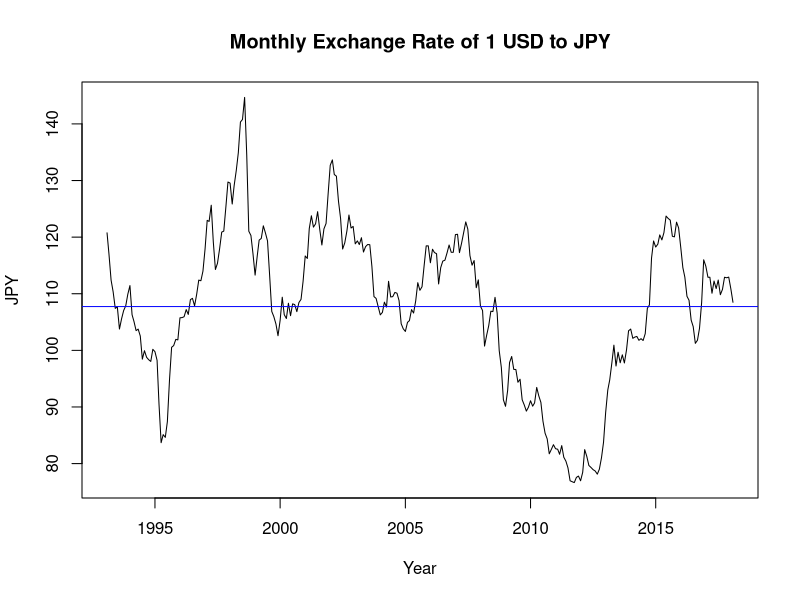
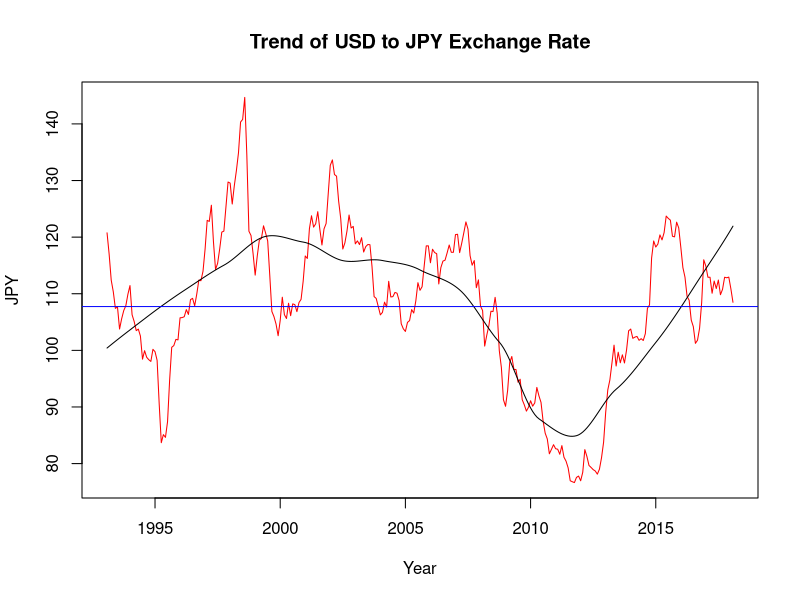
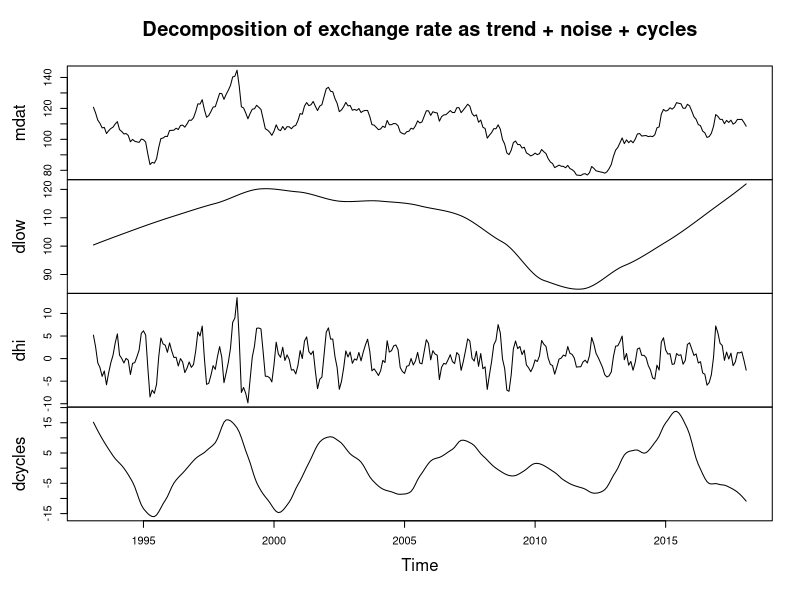
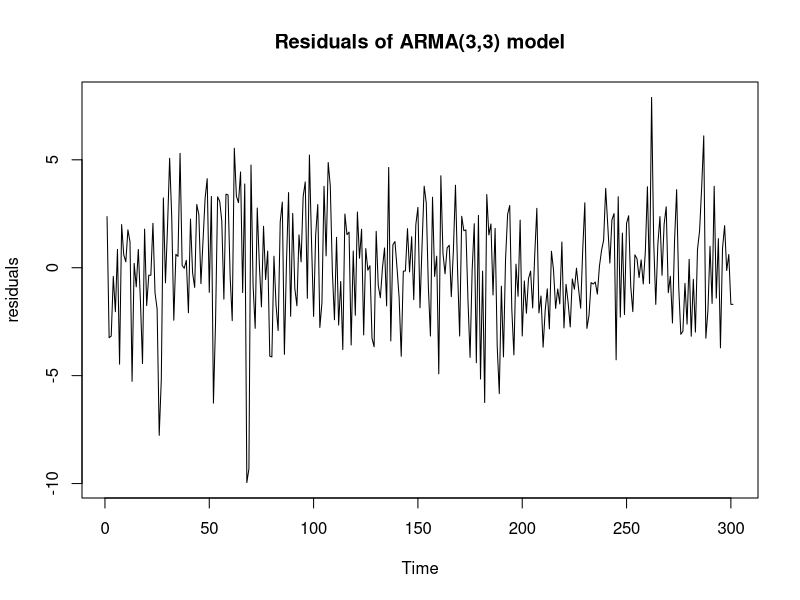
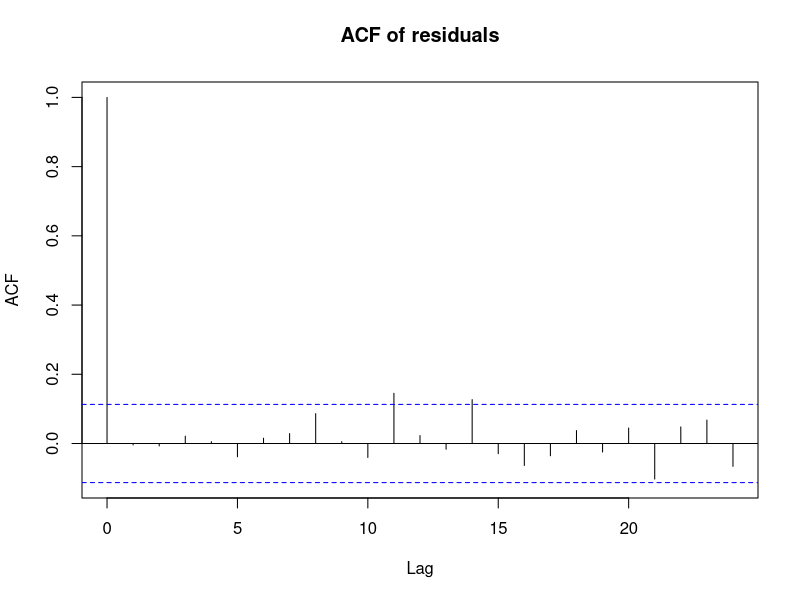
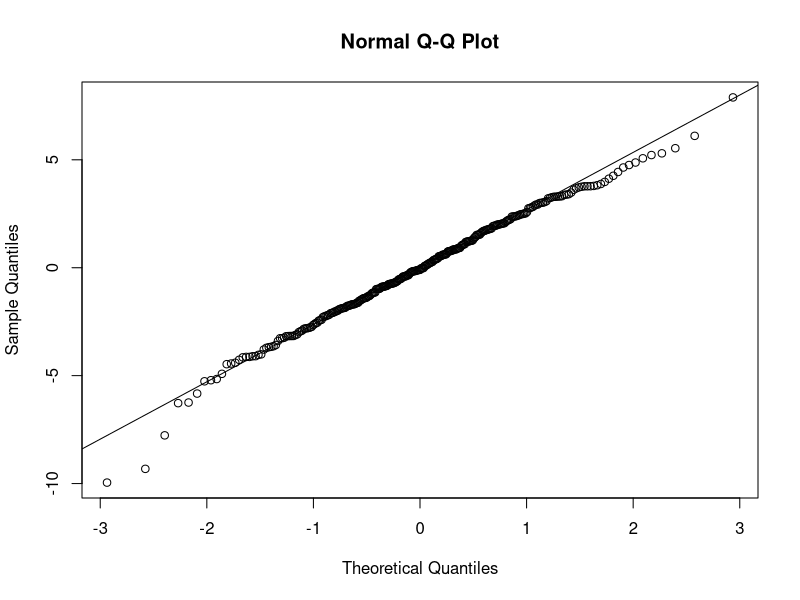
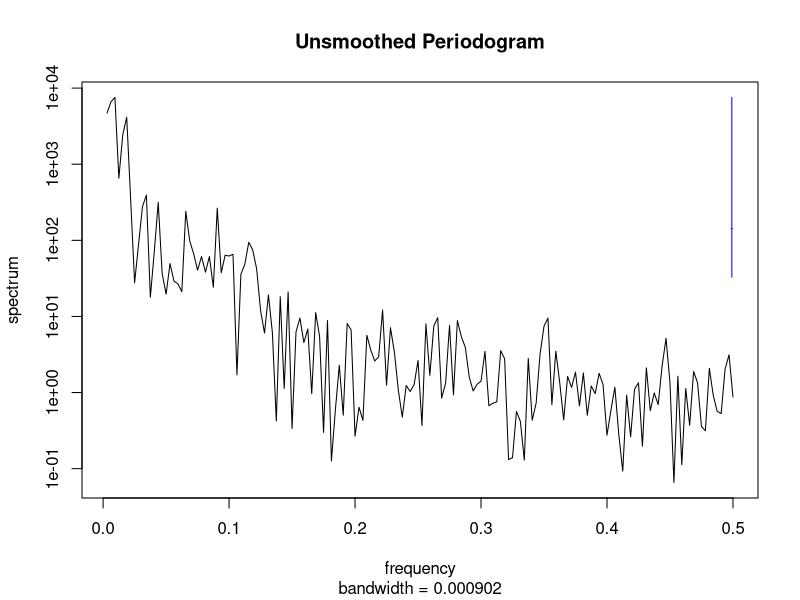
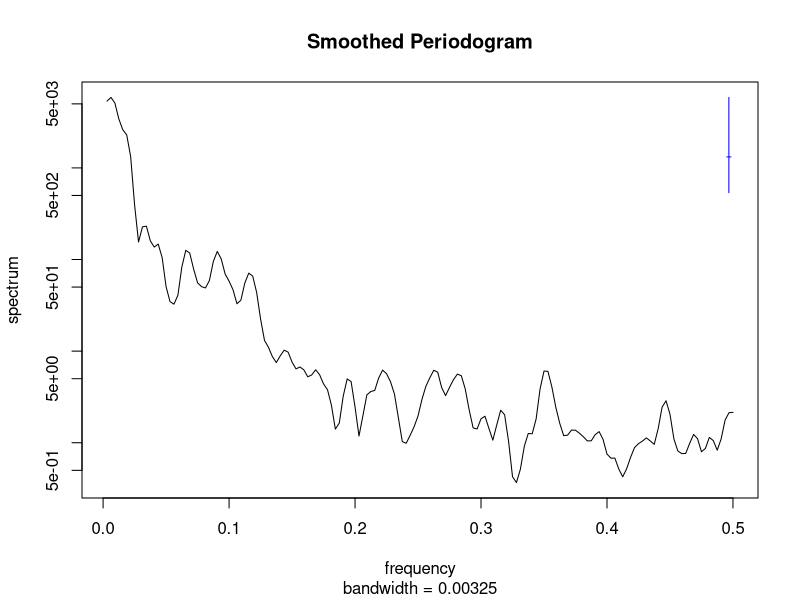

These figures' R source, in order:
## ---- chunk 1
dat <- read.table(file="USDtoJPY.csv",sep=",",header=TRUE)
head(dat)
summary(dat$EXJPUS)
## ---- chunk 2
dat$DATE <- as.Date(dat$DATE)
plot(EXJPUS~DATE,data=dat,type="l",xlab="Year", ylab="JPY",main="Monthly Exchange Rate of 1 USD to JPY")
abline(h=mean(dat$EXJPUS),col="blue")
## ---- chunk 3
mdat <- t(as.matrix(dat[2]))
dim(mdat) <- NULL
date <- seq(from=1993+1/12,length=length(mdat),by=1/12)
loess1 <- loess(mdat~date,span=0.5)
plot(date,mdat,type="l",col="red", xlab="Year",ylab="JPY",main="Trend of USD to JPY Exchange Rate")
lines(loess1$x,loess1$fitted,type="l")
abline(h=mean(mdat),col="blue")
## ---- chunk 4
dlow <- ts(loess(mdat~date,span=0.5)$fitted,start=1993+1/12,frequency=12)
dhi <- ts(mdat - loess(mdat~date,span=0.1)$fitted,start=1993+1/12,frequency=12)
dcycles <- mdat - dhi - dlow
plot(ts.union(mdat, dlow, dhi, dcycles), main="Decomposition of exchange rate as trend + noise + cycles")
## ---- chunk 5
aic_table <- function(data,P,Q){
  table <- matrix(NA,(P+1),(Q+1))
  for(p in 0:P){
    for(q in 0:Q){
      table[p+1,q+1] <- arima(data,order=c(p,0,q))$aic
    }
  }
  dimnames(table) <- list(paste("<b> AR", 0:P, "<b>", sep=" "), paste("MA", 0:Q, sep=" "))
  table
}
jpus <- dat$EXJPUS
date1 <- dat$DATE
jpus_aic_table <- aic_table(jpus,4,4)
require(knitr)
kable(jpus_aic_table,digits=2)
## ---- chunk 6
arma33 <- arima(jpus, order=c(3,0,3))
arma33
## ---- chunk 7
abs(polyroot(c(1,-2.3478,2.2026,-0.8382)))
## ---- chunk 8
abs(polyroot(c(1,-1.1181,0.6423,0.1131)))
## ---- chunk 9
plot(arma33$residuals, ylab="residuals", main="Residuals of ARMA(3,3) model")
## ---- chunk 10
acf(arma33$resid,main="ACF of residuals")
## ---- chunk 11
qqnorm(arma33$residuals)
qqline(arma33$residuals)
## ---- chunk 12
shapiro.test(arma33$residuals)
## ---- chunk 13
unsmoothed <- spectrum(dat$EXJPUS, main="Unsmoothed Periodogram")
## ---- chunk 14
smoothed <- spectrum(dat$EXJPUS, spans=c(2,2), main="Smoothed Periodogram")
## ---- chunk 15
smoothed$freq[which.max(smoothed$spec)]
## ---- chunk 16
z <- diff(dat$EXJPUS)
plot(z, type="l", xlab="Time")
acf(z)
## ---- chunk 17
aic_table2 <- function(data,P,Q){
  table <- matrix(NA,(P+1),(Q+1))
  for(p in 0:P){
    for(q in 0:Q){
      table[p+1,q+1] <- arima(data,order=c(p,1,q))$aic
    }
  }
  dimnames(table) <- list(paste("<b> AR", 0:P, "<b>", sep=" "), paste("MA", 0:Q, sep=" "))
  table
}
jpus2_aic_table <- aic_table2(jpus,4,4)
kable(jpus2_aic_table,digits=2)
## ---- chunk 18
arma212 <- arima(jpus, order=c(2,1,2))
arma212
## ---- chunk 19
plot(arma212$residuals, main="Plot of residuals of ARIMA(2,1,2)")
acf(arma212$residuals, main="ACF of Residuals")
## ---- chunk 20
qqnorm(arma212$residuals)
qqline(arma212$residuals)
shapiro.test(arma212$residuals)
## ---- chunk 21
library(forecast)
forecast1 <- forecast(arma33, h=40)
forecast2 <- forecast(arma212, h=40)
plot(forecast1, xlab="Time", ylab="JPY")
plot(forecast2, xlab="Time", ylab="JPY")
